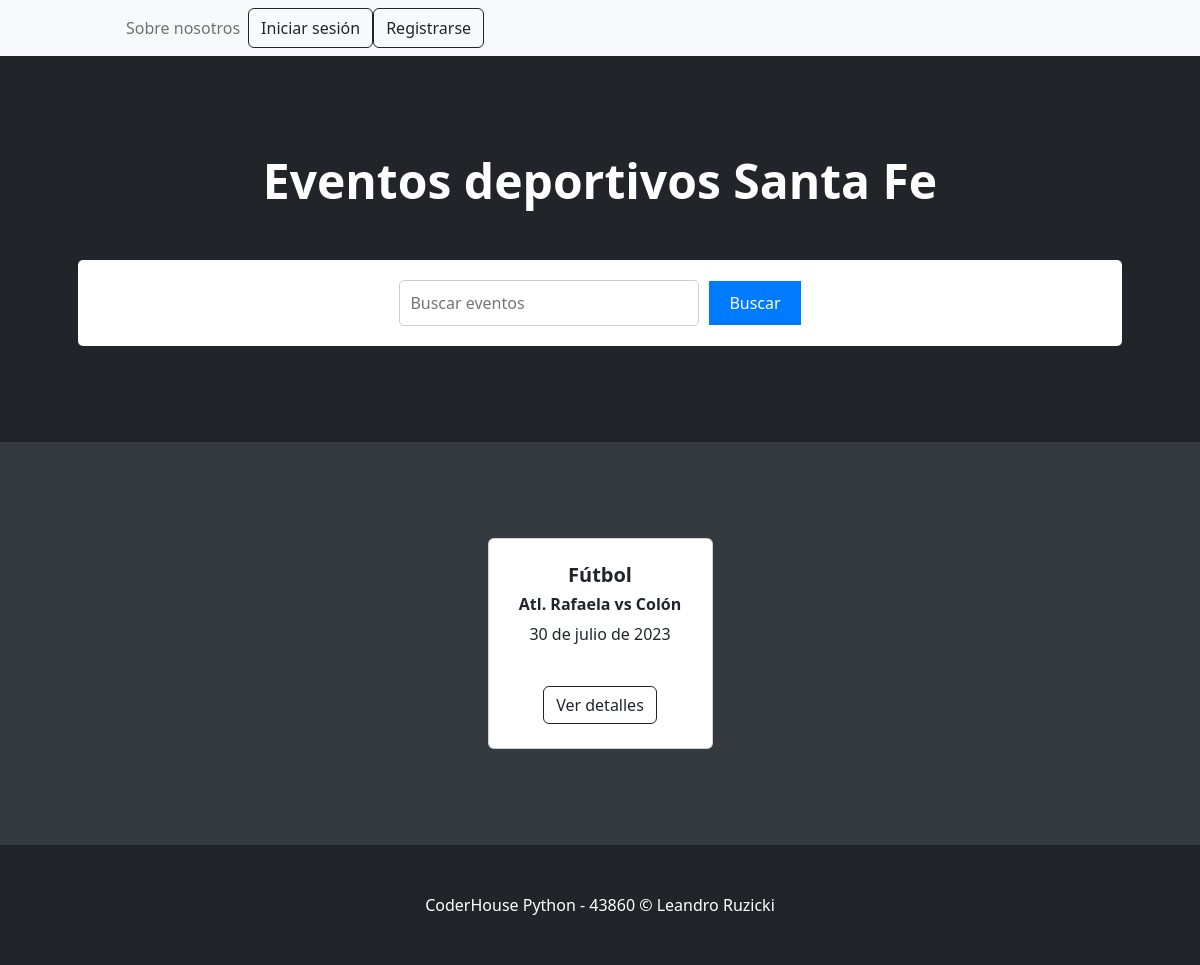
The app's page /evento/lista_eventos/ with its own data.
### apps/evento/models.py (models this page shows, shortened)
class Evento(models.Model):
    titulo = models.CharField(max_length=100)
    descripcion = models.TextField()
    fecha = models.DateField()
    categoria = models.TextField()

### apps/evento/views.py (the view)
# urls.py: path('lista_eventos/', views.lista_eventos, name='lista_eventos'),
def lista_eventos(request):
    eventos = Evento.objects.all()
    context = {
        'eventos': eventos
    }
    return render(request, 'Home/base.html', context)

### apps/Home/templates/Home/base.html
{% extends 'Home/padre.html' %}
{% load static %}
{% block contenidoQueCambia %}
<section class="py-5">
    <div class="container px-4 px-lg-5 mt-5">
        <div class="row gx-4 gx-lg-5 row-cols-2 row-cols-md-3 row-cols-xl-4 justify-content-center">
            {% for evento in eventos %}
            <div class="col mb-5">
                <div class="card h-100">
                    <div class="card-body p-4">
                        <div class="text-center">
                            <h5 class="fw-bolder">{{ evento.categoria }}</h5>
                            <h6 class="fw-bolder">{{ evento.titulo }}</h5>
                            <p>{{ evento.fecha }}</p>
                        </div>
                    </div>
                    <div class="card-footer p-4 pt-0 border-top-0 bg-transparent">
                        <div class="text-center"><a class="btn btn-outline-dark mt-auto" href="#">Ver detalles</a></div>
                    </div>
                </div>
            </div>
            {% endfor %}
        </div>
    </div>
</section>
{% endblock %}

### apps/Home/templates/Home/header.html (style rules this page uses)
body { background-color: #343a40; }

### records on screen
Evento: categoria "Fútbol", titulo "Atl. Rafaela vs Colón", fecha "30 de julio de 2023"
